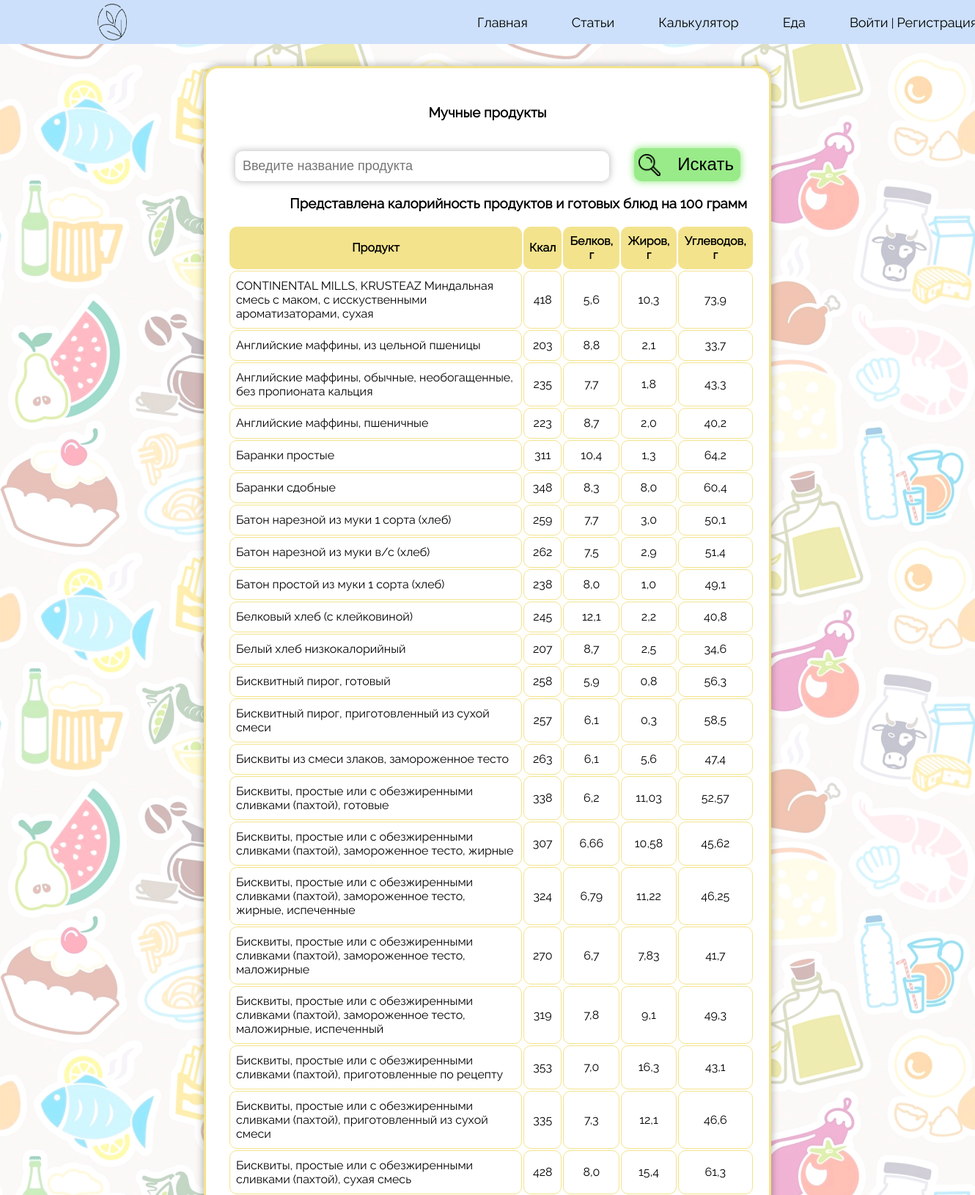
Screenshot of /product_selection/bakery (upper part) with the database file from the repository.
### food_diary/models.py (models this page shows, shortened)
class Food(models.Model):
    name_of_product = models.CharField(max_length=255)
    kkal = models.IntegerField(validators=[MaxValueValidator(2500)])
    proteins = models.FloatField(max_length=6)
    fats = models.FloatField(max_length=6)
    carbohydrates = models.FloatField(max_length=6)
    type_of_food = models.ForeignKey(Type_of_food, on_delete=models.PROTECT)
    class Meta:
        verbose_name = 'Еда'
        verbose_name_plural = 'Еда'
        ordering = ['name_of_product']

### food_diary/views.py (the view)
# urls.py: path('product_selection/bakery', views.Bakery, name='bakery'),
def Bakery(request):
    search_query = request.GET.get('search', '')
    error = "К сожалению, по Вашему запросу ничего не найдено..."
    if search_query:
        data = Food.objects.filter(name_of_product__iregex=search_query, type_of_food=6)
    else:
        data = Food.objects.filter(type_of_food=6)
    return render(request, 'food_diary/product_selection_bakery.html',
                  {'data': data, 'error': error, 'value': search_query})

### food_diary/templates/food_diary/product_selection_bakery.html (shortened to what this page needs)
{% load static %}
<!DOCTYPE html>
<html lang="en">
<head>
    <link href="{% static 'food_diary/css/style_category_products.css' %}" rel="stylesheet">
</head>
<body style="background-image:url('{% static 'food_diary/img/food_pattern.jpg' %}'); background-size: contain;">
<header>
        <div class = container>
            <div class="head">
                <a href="{% url 'home' %}"><img src="{% static 'registration/img/iconLogo.png' %}" alt="" class="logo"></a>
                <nav class="navigation">
                    <ul class="menu">
                        <li class="text">
                            <a href="{% url 'home' %}">Главная</a>
                        </li>
                        <li class="text">
                            <a href="{% url 'articles' %}">Статьи</a>
                        </li>
                        <li class="text">
                            <a href="{% url 'calculator' %}">Калькулятор</a>
                        </li>
                        <li class="text">
                            <a href="#">Еда</a>
                        </li>
                        {% if request.user.is_authenticated %}
                            <li class="text">
                                <a href="{% url 'personalArea' %}">{{ user.username }} | Личный кабинет</a>
                            </li>
                        {% else %}
                            <li class="text">
                                <a href="{% url 'login' %}">Войти</a> | <a href="{% url 'registration_field' %}">Регистрация</a>
                            </li>
                        {% endif %}
                    </ul>
                </nav>
            </div>
        </div>
</header>
<div id="wrapper">
    <section>
        <div class="rectangle">
            <h3 align="center" class="typeOfProducts">Мучные продукты</h3>
            <form action="{% url 'bakery' %}">
                <input class="searchProducts" placeholder="Введите название продукта" name="search" value="{{ value }}">
                <button class="search_button" type="submit">
                    <img src="{% static 'food_diary/img/lupa.png'%}" class="lupa">Искать
                </button>
            </form>
            {% if data %}
            <h3 style="float: right; margin-right: 30px;">Представлена калорийность продуктов и готовых блюд на 100 грамм</h3>
            <table class="table_sort">
                <thead>
                <tr>
                    <th class="product" style="background-color: #F3E38D; border: none;">Продукт</th>
                    <th class="product" style="background-color: #F3E38D; border: none;">Ккал</th>
                    <th class="product" style="background-color: #F3E38D; border: none;">Белков, г</th>
                    <th class="product" style="background-color: #F3E38D; border: none;">Жиров, г</th>
                    <th class="product" style="background-color: #F3E38D; border: none;">Углеводов, г</th>
                </tr>
                </thead>
                {% for i in data %}
                    <tr>
                        <td class="product" style="border: 1px solid #F3E38D;">{{ i.name_of_product }}</td>
                        <td class="product" align="center" style="border: 1px solid #F3E38D;">{{ i.kkal }}</td>
                        <td class="product" align="center" style="border: 1px solid #F3E38D;">{{ i.proteins }}</td>
                        <td class="product" align="center" style="border: 1px solid #F3E38D;">{{ i.fats }}</td>
                        <td class="product" align="center" style="border: 1px solid #F3E38D;">{{ i.carbohydrates }}</td>
                    </tr>
                {% endfor %}
            </table>
            {% else %}
            <h3 style="margin-left: 40px;">{{ error }}</h3>
            {% endif %}
        </div>
    </section>
</div>
</body>
</html>

### food_diary/static/food_diary/css/style_category_products.css (style rules this page uses)
body { padding: 0; margin: 0; font-family: "Raleway"; }
header { background-color: #CCE0FB; width: 100%; height: 60px; left: -83px; }
.container { width: 80%; margin: 0 auto; }
.logo { margin-top: 5px; width: 40px; height: 50px; float: left; }
.navigation { float: right; }
.menu { padding: 0; margin: 0; display: block; }
.menu li a { color: black; text-decoration: none; font-size: 18px; }
.text { margin-top: 20px; float: left; display: block; margin-left: 60px; }
.head { width: 1200px; margin: 0 auto; }
#wrapper { width: 1200px; margin-left: auto; margin-right: auto; }
.rectangle { width: 768px; background-color: #FFFFFF; box-shadow: 0px 0px 10px 2px rgba(0, 0, 0, 0.25); border-radius: 20px; border: 3px solid #F3E38D; margin: 30px auto; }
.typeOfProducts { padding-top: 30px; padding-bottom: 20px; }
.searchProducts { box-shadow: 0px 0px 10px 1px rgba(0, 0, 0, 0.25); font-size: 18px; width: 500px; margin-left: 40px; border: none; padding: 10px 0px 10px 10px; border-radius: 10px; }
.lupa { width: 30px; height: 30px; margin-right: 20px; float: left; }
.product { text-decoration: none; background-color: #FFFFFF; padding: 10px 8px 10px 8px; margin-bottom: 20px; border: 2px solid #000000; border-radius: 10px; list-style-type: none; height: 20px; }
table, th, td { margin-left: 30px; margin-right: 20px; margin-top: 20px; }
th, td { padding: 5px; }
th { cursor: pointer; }
.search_button { text-decoration: none; background-color: #98EB88; border-radius: 10px; font-size: 24px; color: black; width: 145px; height: 45px; cursor: pointer; margin-left: 30px; border: 0; box-shadow: 0px 0px 10px 1px #98EB88; }

### rows the page displays
Food: name_of_product "CONTINENTAL MILLS, KRUSTEAZ Миндальная смесь с маком, с исскуственными ароматизаторами, сухая", kkal "418", proteins "5,6", fats "10,3", carbohydrates "73,9"
Food: name_of_product "Английские маффины, из цельной пшеницы", kkal "203", proteins "8,8", fats "2,1", carbohydrates "33,7"
Food: name_of_product "Английские маффины, обычные, необогащенные, без пропионата кальция", kkal "235", proteins "7,7", fats "1,8", carbohydrates "43,3"
Food: name_of_product "Английские маффины, пшеничные", kkal "223", proteins "8,7", fats "2,0", carbohydrates "40,2"
Food: name_of_product "Баранки простые", kkal "311", proteins "10,4", fats "1,3", carbohydrates "64,2"
Food: name_of_product "Баранки сдобные", kkal "348", proteins "8,3", fats "8,0", carbohydrates "60,4"
Food: name_of_product "Батон нарезной из муки 1 сорта (хлеб)", kkal "259", proteins "7,7", fats "3,0", carbohydrates "50,1"
Food: name_of_product "Батон нарезной из муки в/с (хлеб)", kkal "262", proteins "7,5", fats "2,9", carbohydrates "51,4"
Food: name_of_product "Батон простой из муки 1 сорта (хлеб)", kkal "238", proteins "8,0", fats "1,0", carbohydrates "49,1"
Food: name_of_product "Белковый хлеб (с клейковиной)", kkal "245", proteins "12,1", fats "2,2", carbohydrates "40,8"
Food: name_of_product "Белый хлеб низкокалорийный", kkal "207", proteins "8,7", fats "2,5", carbohydrates "34,6"
Food: name_of_product "Бисквитный пирог, готовый", kkal "258", proteins "5,9", fats "0,8", carbohydrates "56,3"
Food: name_of_product "Бисквитный пирог, приготовленный из сухой смеси", kkal "257", proteins "6,1", fats "0,3", carbohydrates "58,5"
Food: name_of_product "Бисквиты из смеси злаков, замороженное тесто", kkal "263", proteins "6,1", fats "5,6", carbohydrates "47,4"
Food: name_of_product "Бисквиты, простые или с обезжиренными сливками (пахтой), готовые", kkal "338", proteins "6,2", fats "11,03", carbohydrates "52,57"
Food: name_of_product "Бисквиты, простые или с обезжиренными сливками (пахтой), замороженное тесто, жирные", kkal "307", proteins "6,66", fats "10,58", carbohydrates "45,62"
Food: name_of_product "Бисквиты, простые или с обезжиренными сливками (пахтой), замороженное тесто, жирные, испеченные", kkal "324", proteins "6,79", fats "11,22", carbohydrates "46,25"
Food: name_of_product "Бисквиты, простые или с обезжиренными сливками (пахтой), замороженное тесто, маложирные", kkal "270", proteins "6,7", fats "7,83", carbohydrates "41,7"
Food: name_of_product "Бисквиты, простые или с обезжиренными сливками (пахтой), замороженное тесто, маложирные, испеченный", kkal "319", proteins "7,8", fats "9,1", carbohydrates "49,3"
Food: name_of_product "Бисквиты, простые или с обезжиренными сливками (пахтой), приготовленные по рецепту", kkal "353", proteins "7,0", fats "16,3", carbohydrates "43,1"
Food: name_of_product "Бисквиты, простые или с обезжиренными сливками (пахтой), приготовленный из сухой смеси", kkal "335", proteins "7,3", fats "12,1", carbohydrates "46,6"
Food: name_of_product "Бисквиты, простые или с обезжиренными сливками (пахтой), сухая смесь", kkal "428", proteins "8,0", fats "15,4", carbohydrates "61,3"
